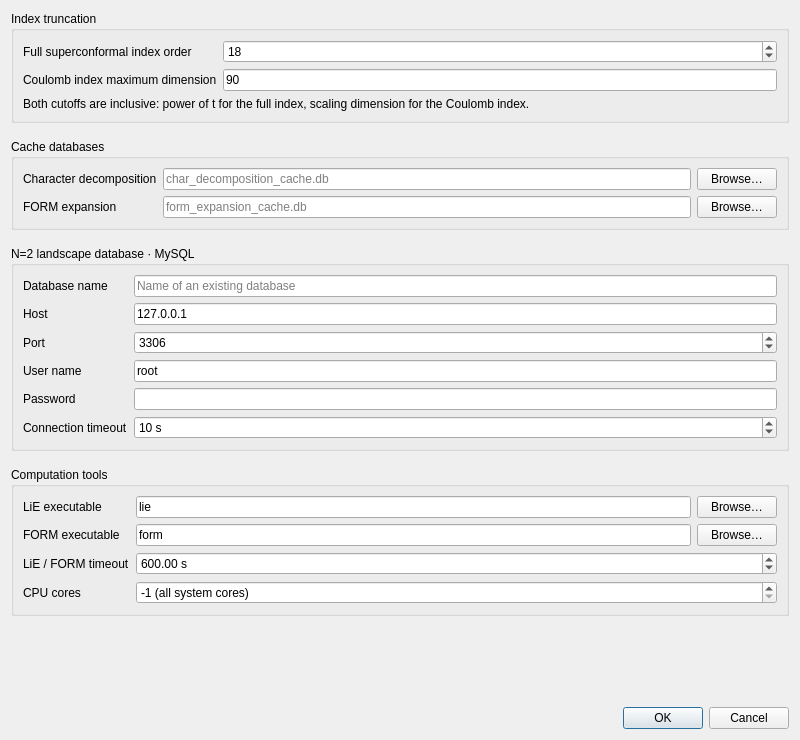
<?xml version="1.0" encoding="UTF-8"?>
<ui version="4.0">
 <class>SettingsDialog</class>
 <widget class="QDialog" name="SettingsDialog">
  <property name="geometry"><rect><x>0</x><y>0</y><width>800</width><height>740</height></rect></property>
  <property name="windowTitle"><string>Settings — N2SCFTDB</string></property>
  <layout class="QVBoxLayout" name="dialogLayout">
   <property name="spacing"><number>16</number></property>
   <item>
    <widget class="QGroupBox" name="indexGroup">
     <property name="title"><string>Index truncation</string></property>
     <layout class="QFormLayout" name="indexLayout">
      <property name="fieldGrowthPolicy"><enum>QFormLayout::AllNonFixedFieldsGrow</enum></property>
      <item row="0" column="0"><widget class="QLabel" name="fullIndexOrderLabel"><property name="text"><string>Full superconformal index order</string></property><property name="buddy"><cstring>fullIndexOrderSpin</cstring></property></widget></item>
      <item row="0" column="1"><widget class="QSpinBox" name="fullIndexOrderSpin"><property name="toolTip"><string>Highest included power of t. Enter a nonnegative integer.</string></property><property name="minimum"><number>0</number></property><property name="maximum"><number>2147483647</number></property><property name="value"><number>18</number></property></widget></item>
      <item row="1" column="0"><widget class="QLabel" name="coulombMaxDimensionLabel"><property name="text"><string>Coulomb index maximum dimension</string></property><property name="buddy"><cstring>coulombMaxDimensionEdit</cstring></property></widget></item>
      <item row="1" column="1"><widget class="QLineEdit" name="coulombMaxDimensionEdit"><property name="toolTip"><string>Highest included scaling dimension. Enter a nonnegative integer or exact fraction, such as 90 or 6/5.</string></property><property name="text"><string>90</string></property><property name="placeholderText"><string>Integer or fraction, e.g. 90 or 6/5</string></property></widget></item>
      <item row="2" column="0" colspan="2"><widget class="QLabel" name="indexCutoffHint"><property name="text"><string>Both cutoffs are inclusive: power of t for the full index, scaling dimension for the Coulomb index.</string></property><property name="wordWrap"><bool>true</bool></property></widget></item>
     </layout>
    </widget>
   </item>
   <item>
    <widget class="QGroupBox" name="cacheGroup">
     <property name="title"><string>Cache databases</string></property>
     <layout class="QGridLayout" name="cacheLayout">
      <item row="0" column="0"><widget class="QLabel" name="characterCacheLabel"><property name="text"><string>Character decomposition</string></property><property name="buddy"><cstring>characterCacheEdit</cstring></property></widget></item>
      <item row="0" column="1"><widget class="QLineEdit" name="characterCacheEdit"><property name="placeholderText"><string>char_decomposition_cache.db</string></property></widget></item>
      <item row="0" column="2"><widget class="QPushButton" name="characterCacheBrowse"><property name="text"><string>Browse…</string></property></widget></item>
      <item row="1" column="0"><widget class="QLabel" name="formCacheLabel"><property name="text"><string>FORM expansion</string></property><property name="buddy"><cstring>formCacheEdit</cstring></property></widget></item>
      <item row="1" column="1"><widget class="QLineEdit" name="formCacheEdit"><property name="placeholderText"><string>form_expansion_cache.db</string></property></widget></item>
      <item row="1" column="2"><widget class="QPushButton" name="formCacheBrowse"><property name="text"><string>Browse…</string></property></widget></item>
     </layout>
    </widget>
   </item>
   <item>
    <widget class="QGroupBox" name="mysqlGroup">
     <property name="title"><string>N=2 landscape database · MySQL</string></property>
     <layout class="QFormLayout" name="mysqlLayout">
      <property name="fieldGrowthPolicy"><enum>QFormLayout::AllNonFixedFieldsGrow</enum></property>
      <item row="0" column="0"><widget class="QLabel" name="databaseLabel"><property name="text"><string>Database name</string></property><property name="buddy"><cstring>databaseEdit</cstring></property></widget></item>
      <item row="0" column="1"><widget class="QLineEdit" name="databaseEdit"><property name="placeholderText"><string>Name of an existing database</string></property></widget></item>
      <item row="1" column="0"><widget class="QLabel" name="hostLabel"><property name="text"><string>Host</string></property><property name="buddy"><cstring>hostEdit</cstring></property></widget></item>
      <item row="1" column="1"><widget class="QLineEdit" name="hostEdit"><property name="text"><string>127.0.0.1</string></property></widget></item>
      <item row="2" column="0"><widget class="QLabel" name="portLabel"><property name="text"><string>Port</string></property><property name="buddy"><cstring>portSpin</cstring></property></widget></item>
      <item row="2" column="1"><widget class="QSpinBox" name="portSpin"><property name="minimum"><number>1</number></property><property name="maximum"><number>65535</number></property><property name="value"><number>3306</number></property></widget></item>
      <item row="3" column="0"><widget class="QLabel" name="userLabel"><property name="text"><string>User name</string></property><property name="buddy"><cstring>userEdit</cstring></property></widget></item>
      <item row="3" column="1"><widget class="QLineEdit" name="userEdit"><property name="text"><string>root</string></property></widget></item>
      <item row="4" column="0"><widget class="QLabel" name="passwordLabel"><property name="text"><string>Password</string></property><property name="buddy"><cstring>passwordEdit</cstring></property></widget></item>
      <item row="4" column="1"><widget class="QLineEdit" name="passwordEdit"><property name="echoMode"><enum>QLineEdit::Password</enum></property></widget></item>
      <item row="5" column="0"><widget class="QLabel" name="connectTimeoutLabel"><property name="text"><string>Connection timeout</string></property><property name="buddy"><cstring>connectTimeoutSpin</cstring></property></widget></item>
      <item row="5" column="1"><widget class="QSpinBox" name="connectTimeoutSpin"><property name="suffix"><string> s</string></property><property name="minimum"><number>1</number></property><property name="maximum"><number>31536000</number></property><property name="value"><number>10</number></property></widget></item>
     </layout>
    </widget>
   </item>
   <item>
    <widget class="QGroupBox" name="toolsGroup">
     <property name="title"><string>Computation tools</string></property>
     <layout class="QGridLayout" name="toolsLayout">
      <item row="0" column="0"><widget class="QLabel" name="lieLabel"><property name="text"><string>LiE executable</string></property><property name="buddy"><cstring>lieEdit</cstring></property></widget></item>
      <item row="0" column="1"><widget class="QLineEdit" name="lieEdit"><property name="text"><string>lie</string></property><property name="toolTip"><string>Executable name on PATH or a full file path.</string></property></widget></item>
      <item row="0" column="2"><widget class="QPushButton" name="lieBrowse"><property name="text"><string>Browse…</string></property></widget></item>
      <item row="1" column="0"><widget class="QLabel" name="formLabel"><property name="text"><string>FORM executable</string></property><property name="buddy"><cstring>formEdit</cstring></property></widget></item>
      <item row="1" column="1"><widget class="QLineEdit" name="formEdit"><property name="text"><string>form</string></property><property name="toolTip"><string>Executable name on PATH or a full file path.</string></property></widget></item>
      <item row="1" column="2"><widget class="QPushButton" name="formBrowse"><property name="text"><string>Browse…</string></property></widget></item>
      <item row="2" column="0"><widget class="QLabel" name="timeoutLabel"><property name="text"><string>LiE / FORM timeout</string></property><property name="buddy"><cstring>timeoutSpin</cstring></property></widget></item>
      <item row="2" column="1" colspan="2"><widget class="QDoubleSpinBox" name="timeoutSpin"><property name="toolTip"><string>Timeout in seconds for each LiE or FORM invocation.</string></property><property name="suffix"><string> s</string></property><property name="decimals"><number>2</number></property><property name="minimum"><double>0.010000000000000</double></property><property name="maximum"><double>2147483647.000000000000000</double></property><property name="value"><double>600.000000000000000</double></property></widget></item>
      <item row="3" column="0"><widget class="QLabel" name="coresLabel"><property name="text"><string>CPU cores</string></property><property name="buddy"><cstring>coresSpin</cstring></property></widget></item>
      <item row="3" column="1" colspan="2"><widget class="QSpinBox" name="coresSpin"><property name="toolTip"><string>Maximum worker processes for parallel computations. Use -1 for all system cores, 1 for serial execution, or a larger positive integer. Zero is not allowed.</string></property><property name="specialValueText"><string>-1 (all system cores)</string></property><property name="minimum"><number>-1</number></property><property name="maximum"><number>2147483647</number></property><property name="value"><number>-1</number></property></widget></item>
     </layout>
    </widget>
   </item>
   <item><spacer name="bottomSpacer"><property name="orientation"><enum>Qt::Vertical</enum></property><property name="sizeHint" stdset="0"><size><width>20</width><height>0</height></size></property></spacer></item>
   <item><widget class="QDialogButtonBox" name="buttonBox"><property name="standardButtons"><set>QDialogButtonBox::Cancel|QDialogButtonBox::Ok</set></property></widget></item>
  </layout>
 </widget>
 <tabstops>
  <tabstop>fullIndexOrderSpin</tabstop><tabstop>coulombMaxDimensionEdit</tabstop>
  <tabstop>characterCacheEdit</tabstop><tabstop>characterCacheBrowse</tabstop>
  <tabstop>formCacheEdit</tabstop><tabstop>formCacheBrowse</tabstop>
  <tabstop>databaseEdit</tabstop><tabstop>hostEdit</tabstop><tabstop>portSpin</tabstop>
  <tabstop>userEdit</tabstop><tabstop>passwordEdit</tabstop><tabstop>connectTimeoutSpin</tabstop>
  <tabstop>lieEdit</tabstop><tabstop>lieBrowse</tabstop><tabstop>formEdit</tabstop><tabstop>formBrowse</tabstop><tabstop>timeoutSpin</tabstop><tabstop>coresSpin</tabstop>
 </tabstops>
 <resources/>
 <connections/>
</ui>
